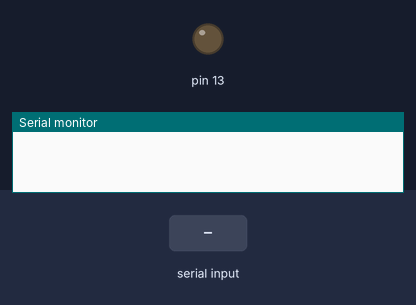
Bench run of a sketch on a simulated Arduino Uno, built with avr-gcc and run on an emulated ATmega328P. Shown: output pins drawn as LEDs (lit = HIGH), the last lines printed to the serial monitor. The inputs (shaded band) are chosen by the test bench.

Above: at 1.7 s.
1.8 s: "s" received over the second serial link
At 3.0 s:
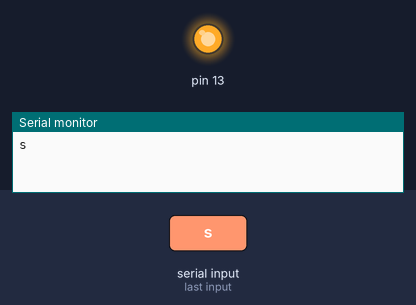
3.3 s: "1" received over the second serial link
Timing chart, 0 to 6.3 s (numbered marks = the images above; inputs shaded):
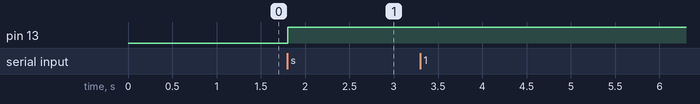

Measured:
- after the input at 1.8 s, pin 13: LOW → HIGH at once

The sketch:

lightOnS.ino
```cpp
#include <SoftwareSerial.h>
#define Rx 10 //DOUT to p10
#define Tx 11 // DIN to p11
SoftwareSerial Xbee (Rx, Tx);
void setup() {
  pinMode(13, OUTPUT);
  Serial.begin(9600);
  Xbee.begin(9600);
  delay(500);
}
void loop() {
  if (Serial.available()) {
    char outgoing = Serial.read();
    Xbee.print(outgoing);
  }
  if (Xbee.available()) {
    char incoming = Xbee.read();
    Serial.println(incoming);
    if (incoming == 's') {
    digitalWrite(13, HIGH);
  }
  }

  delay(50);
}
```
